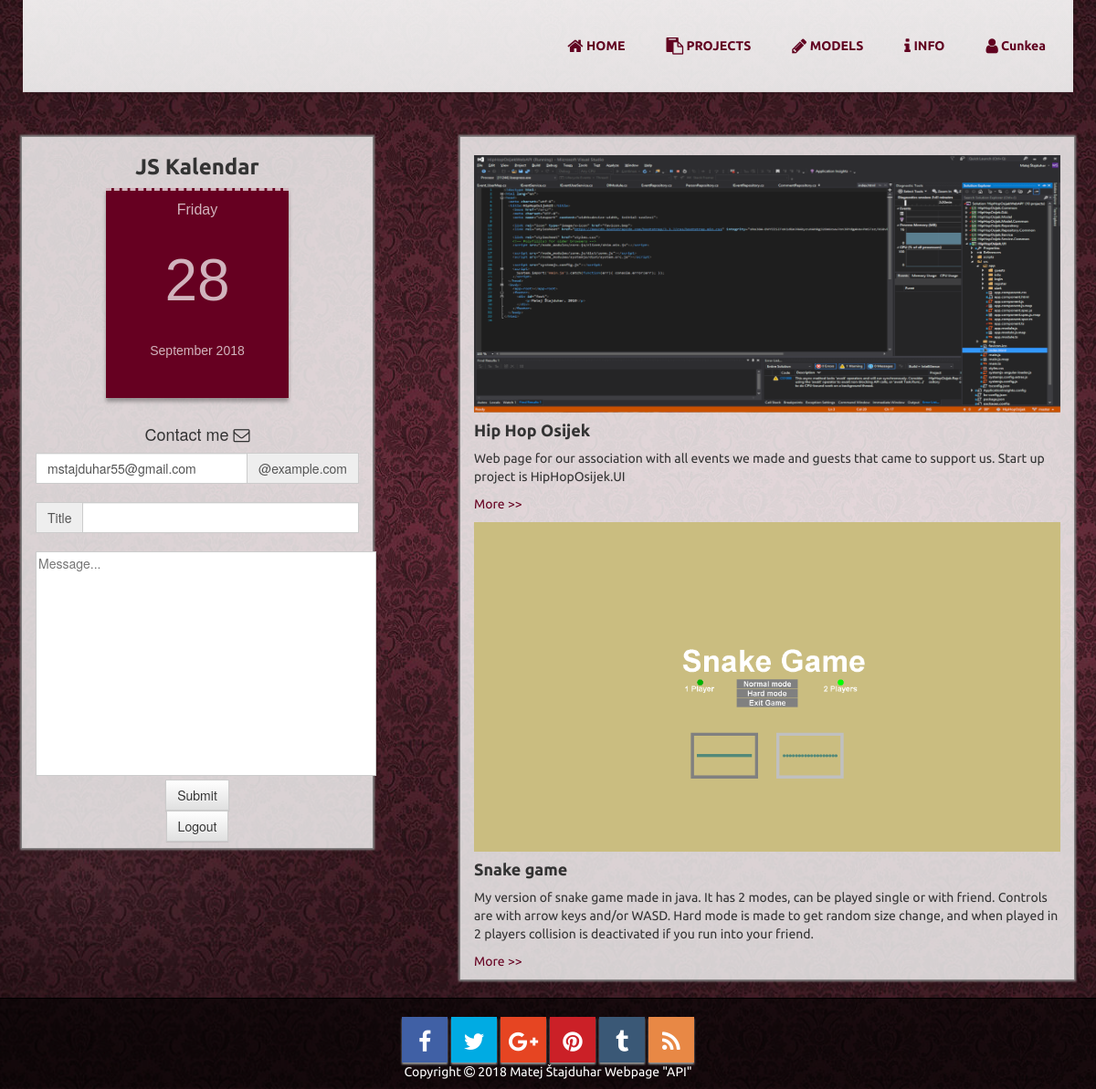
Page /projects.php (signed in) on the committed database.
### tables this page shows
CREATE TABLE `projects` (
  `id` int(11) NOT NULL,
  `title` varchar(50) NOT NULL,
  `text` varchar(1000) NOT NULL,
  `link` varchar(100) NOT NULL
);

### projects.php (the view)
<!DOCTYPE html>
<html>
	<head>
		<?php include_once 'Shared/header.php'; ?>
	</head>
	<body>
		<div class="wrapper">
			<?php include_once 'Shared/navbar.php' ?>
			<div class="sadrzaj">
				<div class="container">
					<div class="row">
						<div class="col-sm-4">
							<?php include_once 'Shared/carelo.php' ?>
						</div>
						<div class="col-sm-7 col-sm-offset-1">
							<div class="faks">
								<div class="content row" style="padding-top: 20px;">
									<div class="col-md-12">
									<?php
										try {
											include_once 'konfig.php';
	  										$veza = new PDO($dsn, $user, $password);
	  										$izraz = $veza->prepare("select * from projects;");
	  										$izraz->execute();
	  										$rez = $izraz->fetchALL(PDO::FETCH_OBJ);
	  										foreach ($rez as $red) {
	  											?>
												<p><img src="images/projects/<?php echo $red -> title?>.png" width="100%;" height="auto;" alt=""></p>
												<h4><strong><?php echo $red -> title; ?></strong></h4>
												<p style="overflow-x: hidden;width: 100%;"><?php echo $red -> text; ?></p>
												<p><a target="_blank" href="<?php echo $red -> link; ?>">More >></a></p>
	  											<?php
	  										}
										} catch (PDOException $e) {
											print_r($e);
										}
									?>
									</div>
								</div>
							</div>
						</div>
					</div>
				</div>
			</div>
		</div>
		<?php include_once 'Shared/footer.php'; ?>
	</body>
</html>

### style.css (style rules this page uses)
body { font-family: 'Ubuntu', sans-serif; padding-top: 150px; background: url("images/3.jpg"); z-index: 1; background-position: center center; background-repeat: no-repeat; background-attachment: fixed; background-size: cover; background-color: #464646; padding-bottom: 20px; }
* { border-radius: 0 !important; }
.container { max-width: 1152px; margin-left: auto; margin-right:auto; transition: top 0.2s ease-in-out; }
h4 { font-family: font-family: 'Ubuntu', sans-serif; }
.col-sm-4 { background-color: rgba(255, 255, 255, 0.8); -moz-box-shadow: 0 0 2px 2px #888; -webkit-box-shadow: 0 0 2px 2px#888; box-shadow: 0 0 2px 2px #888; margin-right: 0px; text-align: center; padding-bottom: 7px; }
.col-sm-7 { background-color: rgba(255, 255, 255, 0.8); -moz-box-shadow: 0 0 2px 2px #888; -webkit-box-shadow: 0 0 2px 2px#888; box-shadow: 0 0 2px 2px #888; font-family: 'Ubuntu', sans-serif; }
.col-sm-7 a:link { text-decoration: none; color: #660021; }

### rows in the picture
projects: title (picture), title "Hip Hop Osijek", text "Web page for our association with all events we made and guests that came to support us. Start up project is HipHopOsijek.UI"
projects: title (picture), title "Snake game", text "My version of snake game made in java. It has 2 modes, can be played single or with friend. Controls are with arrow keys and/or WASD. Hard mode is made to get random size change, and when played in 2 players collision is deactivated if you run into your friend."

### other values in the picture
$u->getUsername() "Cunkea"
